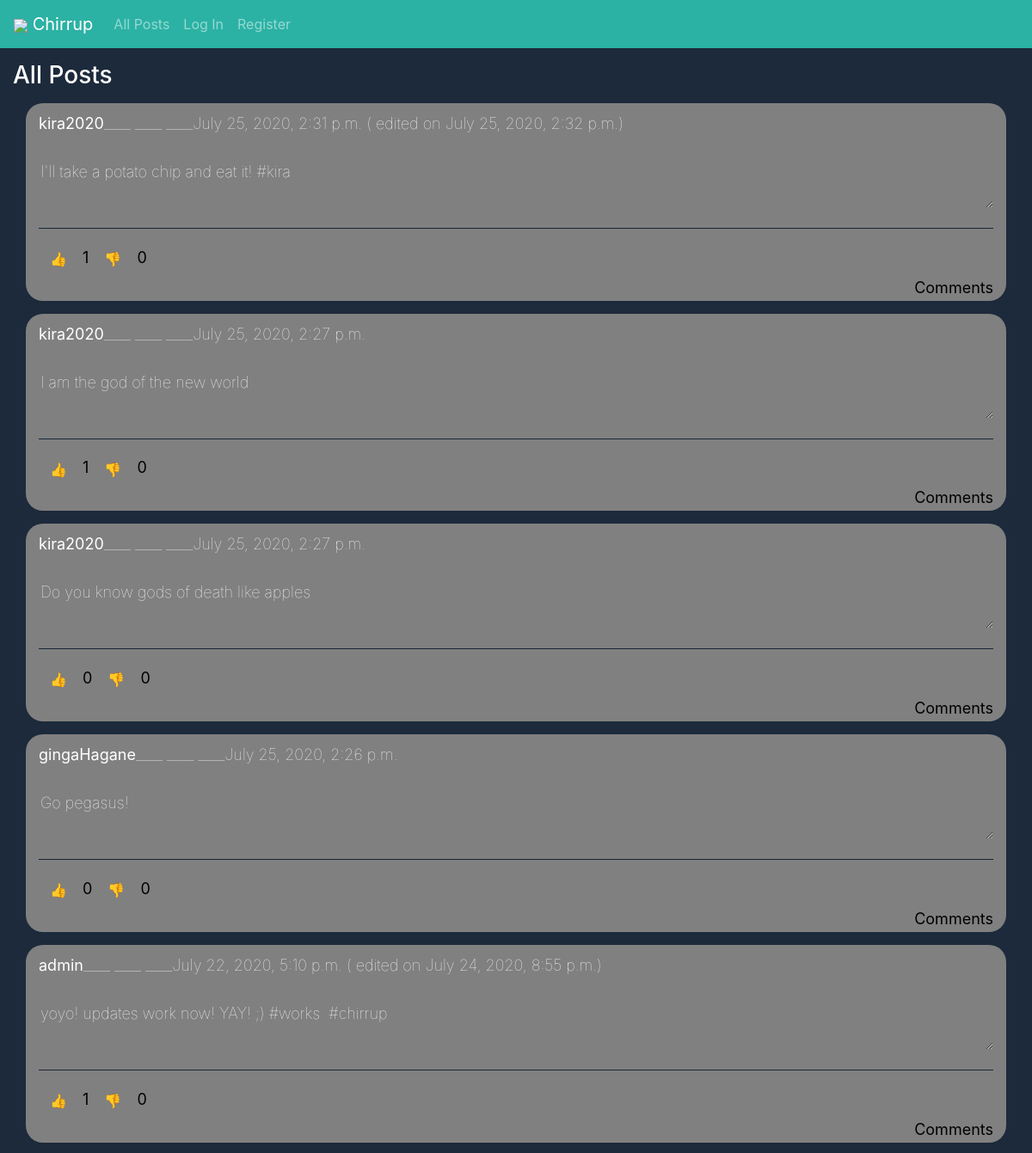
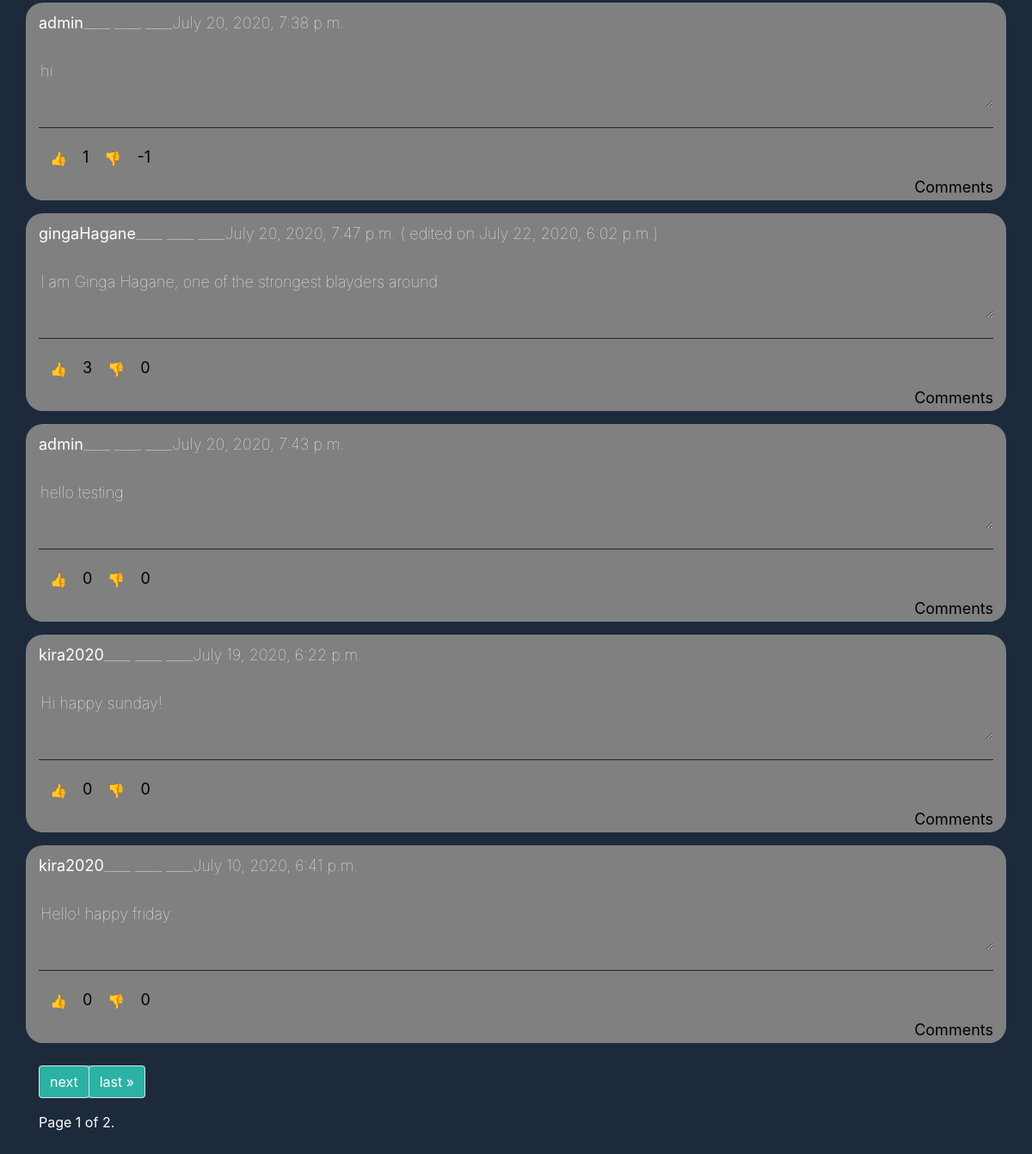
Page /allPosts on the committed database (2 pictures, top to bottom).
### network/models.py (models this page shows)
class Post(models.Model):
    poster = models.ForeignKey(User, on_delete=models.CASCADE, related_name="posts")
    likes = models.IntegerField(default=0)
    dislikes = models.IntegerField(default=0)
    content = models.CharField(max_length = 255)
    dTCreated = models.DateTimeField(default=datetime.now)
    dTEdited = models.DateTimeField('date_edited', default=datetime.now)
    Edited = models.BooleanField(default=False)

class User(AbstractUser):
    dT = models.DateTimeField(default=datetime.now)

### network/views.py (the view)
# urls.py: path("allPosts", views.allPosts, name="allPosts"),
def allPosts(request):
    posts = Post.objects.all().order_by('-dTEdited')
    paginator = Paginator(posts, 10)
    page_number = request.GET.get('page')
    page_obj = paginator.get_page(page_number)
    context = {
        "posts":  posts,
        "page_obj": page_obj
    }
    return render(request, "network/allPosts.html", context)

### network/templates/network/allPosts.html (shortened to what this page needs)
{% extends "network/layout.html" %}
{% block scripts %}
   {% load static %}
{% endblock %}
{% block body %}
   <h3>All Posts</h3>
   {% for post in page_obj %}
      <div class = "post" id=id{{post.id}}>
         <h7 style="text-align: center;"><b><a class = "whiteLinkTag" href="{% url 'userPage' post.poster.id %}">{{post.poster}}</a></b>____ ____ ____{{post.dTCreated}}</h7>
         {% if post.Edited%}
         ( edited on {{post.dTEdited}})
       {% endif%}
         <br></br>
         <div id=content>
            <textarea class='textarea' readonly>{{post.content}}</textarea>
         </div>
         <hr style="background-color:#1c2a3b"></hr>
         <form id="reactionForm" method="POST">
            <button value={{post.likes}} class="btn-POP btn btn-default" id="likeBtn">👍</button>
            <label id="like">{{post.likes}}</label>
            <button value={{post.dislikes}} class="btn-POP btn btn-default" id="dislikeBtn">👎</button>
            <label id="dislike">{{post.dislikes}}</label>
         </form>
         <a class="blackLinkTag comment" style="font-weight:normal" href="{% url 'commentsPage' user.id post.id %}">Comments</a>
      </div>
   {% empty %}
   <h4>No Posts</h4>
   {% endfor %}
   <div class="container">
      <div class="vertical-center">
         <nav aria-label="Page navigation example">
            <ul class="pagination">
            {% if page_obj.has_next %}
            <li class="page-item"><a class="page-link pagination"  href="?page={{ page_obj.next_page_number }}">next</a>
            <li class="page-item"><a class="page-link pagination"  href="?page={{ page_obj.paginator.num_pages }}">last &raquo;</a>
         {% endif %}
      </ul>
         <span>
            Page {{ page_obj.number }} of {{ page_obj.paginator.num_pages }}.
         </span>
         </nav>
      </div>
   </div>
{% endblock %}

### network/static/network/styles.css (style rules this page uses)
.post { background-color: gray; margin: 15px; border-radius: 20px; padding: 15px; padding-bottom: 2px; padding-top: 10px; font-weight: lighter; font-size: large; }
a.whiteLinkTag:link { color: white; text-decoration: none; }
a.blackLinkTag:link { color: black; text-decoration: none; }
.container { height: 100px; position: relative; }
.vertical-center { margin: 0; position: absolute; top: 50%; -ms-transform: translateY(-50%); transform: translateY(-50%); }
.pagination { background-color: #2bb2a4; color: white; }
.comment { position: sticky; left: 90%; }
textarea { width: 100%; -webkit-box-sizing: border-box; -moz-box-sizing: border-box; box-sizing: border-box; background-color: transparent; color: white; font-weight: lighter; border: none; }
label { color: black; font-weight: normal; }

### rows in the picture
Post: poster "kira2020", dTCreated "July 25, 2020, 2:31 p.m.", dTEdited "July 25, 2020, 2:32 p.m.", content "I'll take a potato chip and eat it! #kira", likes "1", dislikes "0"
Post: poster "kira2020", dTCreated "July 25, 2020, 2:27 p.m.", content "I am the god of the new world", likes "1", dislikes "0"
Post: poster "kira2020", dTCreated "July 25, 2020, 2:27 p.m.", content "Do you know gods of death like apples", likes "0", dislikes "0"
Post: poster "gingaHagane", dTCreated "July 25, 2020, 2:26 p.m.", content "Go pegasus!", likes "0", dislikes "0"
Post: poster "admin", dTCreated "July 22, 2020, 5:10 p.m.", dTEdited "July 24, 2020, 8:55 p.m.", content "yoyo! updates work now! YAY! ;) #works #chirrup", likes "1", dislikes "0"
Post: poster "admin", dTCreated "July 20, 2020, 7:38 p.m.", content "hi", likes "1", dislikes "-1"
Post: poster "gingaHagane", dTCreated "July 20, 2020, 7:47 p.m.", dTEdited "July 22, 2020, 6:02 p.m.", content "I am Ginga Hagane, one of the strongest blayders around.", likes "3", dislikes "0"
Post: poster "admin", dTCreated "July 20, 2020, 7:43 p.m.", content "hello testing", likes "0", dislikes "0"
Post: poster "kira2020", dTCreated "July 19, 2020, 6:22 p.m.", content "Hi happy sunday!", likes "0", dislikes "0"
Post: poster "kira2020", dTCreated "July 10, 2020, 6:41 p.m.", content "Hello! happy friday.", likes "0", dislikes "0"

### other values in the picture
{{ page_obj.number }} "1"
{{ page_obj.paginator.num_pages }} "2"
